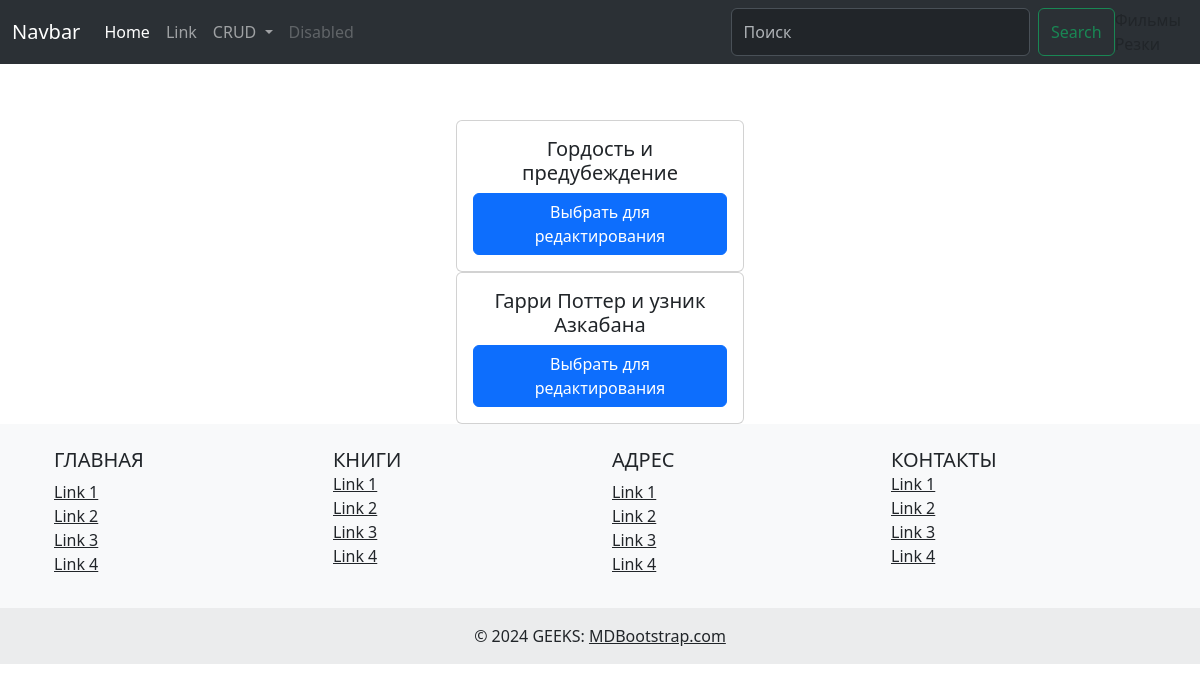
The page /book_list_edit/ on the database its author committed.
### books/models.py (models this page shows, shortened)
class Book(models.Model):
    GENRE_CHOICES = (
        ('Fantasy', 'Fantasy'),
        ('History', 'History'),
        ('Romance', 'Romance'),
        ('Thriller', 'Thriller'),
    )
    title = models.CharField(max_length=255, verbose_name='Enter book title', db_index=True, null=True)
    image = models.ImageField(upload_to='books/', verbose_name='Upload book cover image', db_index=True, null=True)
    author = models.CharField(max_length=255, verbose_name='Enter author name', db_index=True, null=True)
    description = models.TextField(verbose_name='Write a description of the book', db_index=True, null=True)
    price = models.IntegerField(verbose_name='Enter price', null=True, db_index=True)
    publication_year = models.IntegerField(verbose_name='Enter year of publication', db_index=True, null=True)
    pages = models.IntegerField(verbose_name='Enter number of pages', db_index=True, null=True)
    genre = models.CharField(max_length=50, choices=GENRE_CHOICES, verbose_name='Select genre', db_index=True, null=True)
    url = models.URLField(verbose_name='Enter book URL', db_index=True, null=True)
    email = models.EmailField(verbose_name='Enter email for inquiries', db_index=True, null=True)
    created_at = models.DateTimeField(auto_now_add=True, db_index=True, null=True)

### books/views.py (the view)
# urls.py: path('book_list_edit/', views.BookUpdateListView.as_view(), name='book_list_edit'),
@method_decorator(cache_page(60*15), name='dispatch')
class BookUpdateListView(generic.ListView):
    template_name = 'crud/book_list_edit.html'
    context_object_name = 'book_object'
    model = models.Book
    def get_queryset(self):
        return self.model.objects.all().order_by('-id')

### templates/crud/book_list_edit.html
{% include '../header.html' %}
<br><br><br>
<center>
<div class="square_mom">
{% for i in book_object %}
<div class="card" style="width: 18rem;">
    <div class="card-body">
        <h5 class="card-title">{{ i.title }}</h5>
        <a href="/book_list/{{ i.id }}/update/" class="btn btn-primary">Выбрать для редактирования</a>
    </div>
</div>
{% endfor %}
</div>
</center>
{% include '../footer.html' %}

### rows shown on the page
Book: title "Гордость и предубеждение"
Book: title "Гарри Поттер и узник Азкабана"
